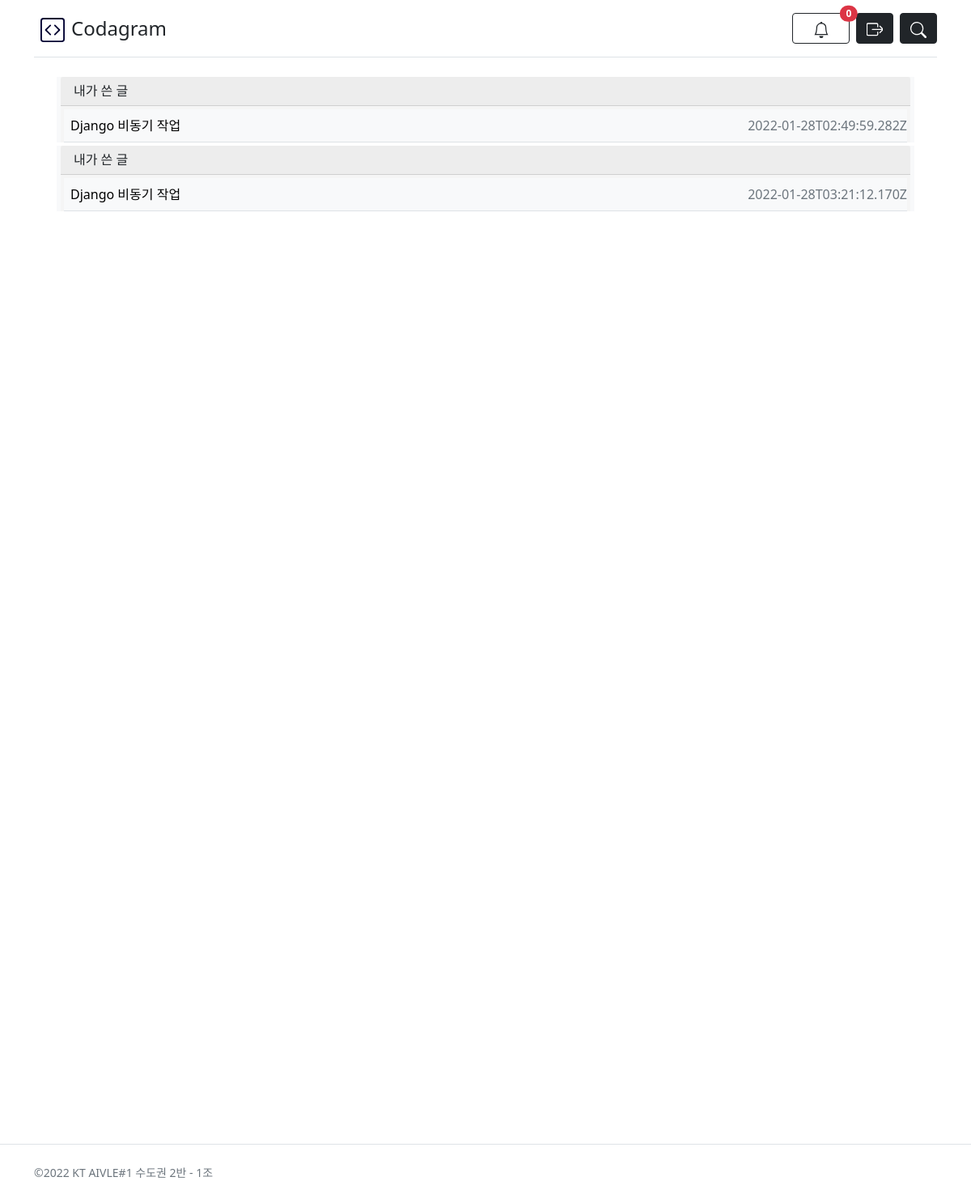
Screenshot of /member/click_alarm/ (signed in) with the database file from the repository.
### post/models.py (models this page shows, shortened)
class Post(models.Model):
    user = models.ForeignKey(settings.AUTH_USER_MODEL, on_delete=models.CASCADE)
    author = models.CharField(max_length=200, default=None)
    subject = models.CharField(max_length=200)
    description = models.TextField(blank=True)
    content = RichTextField()
    register_date = models.DateTimeField()
    solved = models.BooleanField(default=False)
    tags = TagField()
    likes = models.ManyToManyField(settings.AUTH_USER_MODEL, related_name="like_posts", blank=True)
    class Meta:
        ordering=['-register_date']

### member/views.py (the view)
# urls.py: path('click_alarm/', views.click_alarm, name='click_alarm'),
def click_alarm(request) :
    source = alarm(request)
    data = json.loads(source.content)
    check_alarm(request)
    return render(request, 'member/index.html', {'data':data})

### member/views.py (called while the page is built)
def alarm(request) :
    post = Post.objects.filter(user_id=request.user.id)
    data = []
    for p in post :
        for c in Comment.objects.filter(check=False, post_id=p.id) :
            c_appen = model_to_dict(c)
            c_appen['post_subject'] = c.post.subject
            data.append(c_appen)
    return JsonResponse(data, safe=False)

def check_alarm(request) :
    source = alarm(request)
    data = json.loads(source.content)
    for d in data :
        comment = Comment.objects.filter(id = d['id'])
        for c in comment :
            c.check = True
            c.save()
    return redirect('codagram:index') # JeonSH 01.28 09:44

### member/templates/member/index.html
{% extends "codagram/layout.html" %}
{% block content %}
    {% for d in data %}
        {% include "member/_post_card.html" %}
    {% endfor %}
{% endblock %}

### member/templates/member/_post_card.html
{% load humanize %}
<div
    class="mx-2 border border-light border-top-0 border-bottom-0 border-5"
    style="background-color:#F5F5F5">
    <h6 class="card-header botext-muted">내가 쓴 글</h6>
    <div class="d-flex flex-column m-1">
        <div class="d-flex flex-column  text-muted ">
                <div class="d-flex justify-content-between border-bottom py-2 bg-light">
                    <a
                        href="{% url 'post:detail' d.post %}"
                        class="ms-2 text-decoration-none"
                        style="color:rgb(0,0,0)">
                        {{d.post_subject}}
                    </a>
                    {{d.register_date|naturaltime }}
                </div>
        </div>
    </div>
</div>

### rows the page displays
Post: post_subject "Django 비동기 작업", register_date "2022-01-28T02:49:59.282Z", register_date "2022-01-28T03:21:12.170Z"

### other values shown
{{ alarm_list|length }} "0"
